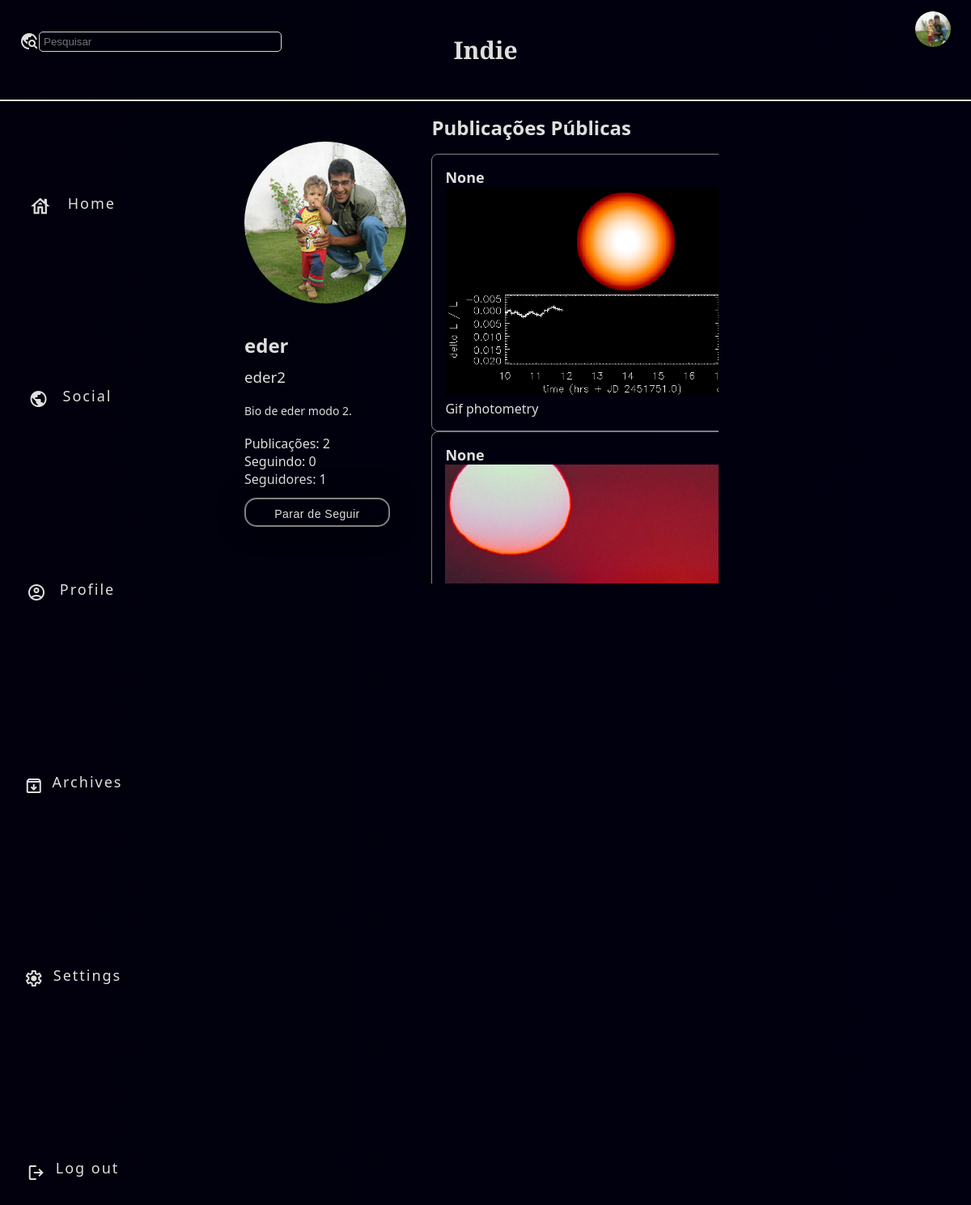
/files/userprofile/2/ (signed in), run on the app's committed database.
### storage_app/models.py (models this page shows, shortened)
class UserProfile(models.Model):
    user = models.OneToOneField(CustomUser, on_delete=models.CASCADE, related_name='profile')
    profile_picture = models.ImageField(upload_to='profile_pictures/', blank=True, null=True)
    bio = models.TextField(max_length=200, blank=True)
    following = models.ManyToManyField(CustomUser, related_name='followers', blank=True)

class Publication(models.Model):
    author = models.ForeignKey(CustomUser, on_delete=models.CASCADE)
    title = models.TextField(blank=False, null=True, max_length=30)
    text = models.TextField(blank=True, null=True, max_length=639)
    image = models.ImageField(upload_to='post_images/', blank=True, null=True)
    video = models.FileField(upload_to='post_videos/', blank=True, null=True)
    attachments = models.ManyToManyField('Attachment', related_name='publications')
    created_at = models.DateTimeField(auto_now_add=True)
    is_public = models.BooleanField(default=True)
    likes = models.ManyToManyField(CustomUser, related_name='liked_publications', blank=True)

### indie_app/models.py (models this page shows, shortened)
class CustomUser(AbstractUser):
    username = models.CharField(max_length=30, unique=True)
    name = models.CharField(max_length=100)
    following = models.ManyToManyField('self', blank=True, symmetrical=False, related_name='followings')

### storage_app/views.py (the view)
# urls.py: path('userprofile/<int:user_id>/', views.user_profile, name='userprofile'),
@login_required(login_url='indie_app:login')
def user_profile(request, user_id):
    user_profile = UserProfile.objects.get(user_id=user_id)
    current_user = request.user
    is_following = False
    if current_user.is_authenticated:
        is_following = Follow.objects.filter(follower=current_user, followed=user_profile.user).exists()
    is_own_profile = current_user == user_profile.user if current_user.is_authenticated else False
    follower_count = Follow.objects.filter(followed=user_profile.user).count()
    public_posts_count = Publication.objects.filter(author=user_profile.user, is_public=True).count()
    public_posts = Publication.objects.filter(author=user_profile.user, is_public=True).order_by('-created_at')
    context = {
        'current_user': current_user,
        'user_profile': user_profile,
        'is_following': is_following,
        'is_own_profile': is_own_profile,
        'follower_count': follower_count,
        'public_posts_count': public_posts_count,
        'public_posts': public_posts,
    }
    return render(request, 'main/profile.html', context)

### indie_app/context_processors.py (called while the page is built)
def user_profile(request):
    if request.user.is_authenticated:
        user_profile = CustomUser.objects.get(username=request.user.username)
        return {'user_profile': user_profile}
    return {}

### templates/main/profile.html (shortened to what this page needs)
{% extends 'base.html' %}
{% load static %}
{% block content %}
<!DOCTYPE html>
<html lang="pt-br">
<head>
    <link rel="stylesheet" href="{% static 'css/main/profile.css' %}">
</head>
<body>
    <section class="profile_main">
      <section class="left_lane">
        <ul class="nav-list2">
          <li class="li_nav">
            <a id="l" name="notific" href="{% url 'indie_app:main' %}">
              <span id="notific" class="material-symbols-outlined">
                </span>
                Home
            </a>
          </li>
          <li class="li_nav">
            <a id="l" name="social"  href="{% url 'letter_app:inbox' %}"> <span id="social" class='material-symbols-outlined'>
            </span>Social</a>
          </li>
          <li class="li_nav">
            <a id="l" name="profile" href="{% url 'storage_app:userprofile' user_id=request.user.id %}">
              <span id="profile" class='material-symbols-outlined'>
              </span>Profile
            </a>
          </li>
          <li class="li_nav">
            <a id="l" name="archives"  href="{% url 'storage_app:library' %}"> <span id="archives" class='material-symbols-outlined'>
            </span>Archives</a>
          </li>
          <li class="li_nav">
            <a id="l" name="settings"  href="#"> <span id="settings" class='material-symbols-outlined'>
            </span>Settings</a>
          </li>
          <li class="li_nav">
            <a id="l" name="logout"  href="{% url 'indie_app:logout' %}"> <span id="logout" class='material-symbols-outlined'>
            </span>Log out</a>
          </li>
        </ul>
      </section>
        <section class="profile-container">
            <section class="profile-info">
                <section class="user-profile">
                    <article class="user-avatar">
                        {% if user_profile.profile_picture %}
                        <article class="circle">
                            <img class="fotoperfil" src="{{ user_profile.profile_picture.url }}" alt="{{ user_profile.user.username }}'s Profile Picture">
                        </article>
                        {% else %}
                        <article class="circle">
                            <img class="fotoperfil" src="{% static 'img/whyman.png' %}" alt="Foto de Perfil">
                        </article>
                        {% endif %}
                    </article>
                </section>
                <section class="infos_profile">
                    <article class="user-details">
                        <h2 id="name">{{ user_profile.user.name }}</h2>
                        <h3 id="username">{{ user_profile.user.username }}</h3>
                        <article id="bio">
                            {{ user_profile.bio }}
                        </article>
                    </article>
                    <article class="follow-details">
                        <p>Publicações: <span class="publications-count">{{ public_posts_count }}</span></p>
                        <p>Seguindo: <span class="following-count">{{ user_profile.following.count }}</span></p>
                        <p>Seguidores: <span class="follower-count">{{ follower_count }}</span></p>
                    </article>
                    {% if not is_own_profile %}
                    <button type="submit" class="toggle-follow-button" data-user-id="{{ user_profile.user.id }}">
                        {% if is_following %}
                        Parar de Seguir
                        {% else %}
                        Seguir
                        {% endif %}
                    </button>
                    {% endif %}
                </section>
            </section>
        </section>
        <section class="publications">
          <h2>Publicações Públicas</h2>
          <ul>
              {% for post in public_posts %}
              <a href="{% url 'storage_app:view_publication' post.id %}">
              <li>
                  <h3>{{ post.title }}</h3>
                  {% if post.image %}
                      <img src="{{ post.image.url }}" alt="Imagem">
                  {% endif %}
                  <p>{{ post.text }}</p>
              </li>
            </a>
              {% empty %}
              <li>Nenhuma publicação pública encontrada.</li>
              {% endfor %}
          </ul>
        </section>
    </section>
</body>
</html>
{% endblock %}

### templates/base.html (shortened to what this page needs)
{% load humanize %}
{% load static %}
<!DOCTYPE html>
<html lang="pt-br">
<head>
    <link rel="stylesheet" href="{% static 'css/main/estruturamain.css' %}">
    <link rel="stylesheet" href="{% static 'css/main/feed.css' %}">
</head>
<body>
  <header>
      <nav>
        <h1 class="nomelogo"><a href="{% url 'indie_app:main' %}">Indie</a></h1>
        <article>
          <form action="#" ><input type="search" class="pesquisamain" placeholder="Pesquisar"></form>
          <span class="material-symbols-outlined" id="searchicon">
          </span>
        </article>
        <a class="logo" href="{% url 'storage_app:userprofile' user_id=request.user.id %}">
          {% if user_profile.profile_picture %}
            <article class="circle"><img src="{{ user_profile.profile_picture.url }}" alt="Foto de Perfil" class="perfilf"></article>
          {% else %}
            <article class="circle"><img src="{% static 'img/whyman.png' %}" alt="Foto de Perfilp" class="perfilf"></article>
          {% endif %}
        </a>
      </nav>
  </header>
    {% block content %}
    {% endblock %}
</body>
</html>

### static/css/main/estruturamain.css (style rules this page uses)
:root { --letrasClaras: #dfdfdf; --letrasAzuis: rgb(0, 0, 19); --fundoAzul: linear-gradient(to right, rgb(1, 0, 12), rgb(1, 0, 14), rgb(1, 0, 16)); --fundoBranco: linear-gradient(to right, rgb(245, 245, 245), rgb(235, 235, 235), rgb(225, 225, 225)); --fundoIndigo: linear-gradient(to right, #223f55, #213e54, #25445d); }
* { margin: 0; padding: 0; }
html { background: var(--fundoAzul); }
body { font-family: system-ui, -apple-system, BlinkMacSystemFont, 'Segoe UI', Roboto, Oxygen, Ubuntu, Cantarell, 'Open Sans', 'Helvetica Neue', sans-serif; overflow-x: hidden; }
a { color: var(--letrasClaras); text-decoration: none; transition: 0.3s; }
nav { display: flex; justify-content: space-around; align-items: center; font-family: system-ui, -apple-system, Helvetica, Arial, sans-serif; height: 8vh; border-bottom: 2px solid var(--letrasClaras); color: var(--letrasClaras); }
.nomelogo { font-family: 'Playfair Display', serif; text-align: center; position: absolute; font-size: 30px; }
.pesquisamain { padding: 5px; position: absolute; border-radius: 5px; background: transparent; backdrop-filter: blur(20px); color: var(--letrasClaras); border: 1px solid rgb(215, 215, 215); box-shadow: 0 0 5px 0 rgba(0, 0, 0, 1); height: 25px; width: 300px; top: 2.5vh; left: 4vw; }
#searchicon { position: absolute; color: var(--fundoBranco); left: 2vw; top: 2.5vh; }
.perfilf { max-width: 46px; max-height: 46px; width: auto; height: auto; border-radius: 50%; position: absolute; right: 2vw; top: 0.85vh; border: 1px solid black; background-color: var(--letrasClaras); box-shadow: 0 0 5px 0 rgba(0, 0, 0, 0.5); }
.nav-list2 { font-family: system-ui, -apple-system, Helvetica, Arial, sans-serif; font-size: 18px; position: relative; top: 0vh; left: -22vw; width: 20vw; height: 92vh; letter-spacing: 2px; display: flex; list-style: none; flex-direction: column; align-items: center; justify-content: space-around; transform: translateX(100%); transition: transform 0.3s ease-in; }
#notific { font-size: 28px; position: relative; bottom: -0.75vh; left: -1.1vw; }
#social { position: relative; bottom: -0.6vh; left: -1.5vw; }
#profile { position: relative; bottom: -0.6vh; left: -1.4vw; }
#archives { position: relative; bottom: -0.6vh; left: -0.9vw; }
#settings { position: relative; bottom: -0.6vh; left: -1vw; }
#logout { position: relative; bottom: -0.7vh; left: -1vw; }
.l, #l { cursor: pointer; padding: 0px; }

### static/css/main/feed.css (style rules this page uses)
:root { --letrasClaras: #dfdfdf; --letrasAzuis: rgb(0, 0, 19); --fundoAzul: linear-gradient(to right, rgb(1, 0, 12), rgb(1, 0, 14), rgb(1, 0, 16)); --fundoBranco: linear-gradient(to right, rgb(245, 245, 245), rgb(235, 235, 235), rgb(225, 225, 225)); --fundoIndigo: linear-gradient(to right, #223f55, #213e54, #25445d); }
.perfilf { width: 100%; height: 100%; position: absolute; border-radius: 50%; object-fit: cover; }

### data on the page
UserProfile: profile_picture (picture), user.name "eder", user.username "eder2", bio "Bio de eder modo 2.", following.count "0"
Publication: title "None", image (picture), text "Gif photometry"
Publication: title "None", image (picture)

### other printed values
{{ public_posts_count }} "2"
{{ follower_count }} "1"
